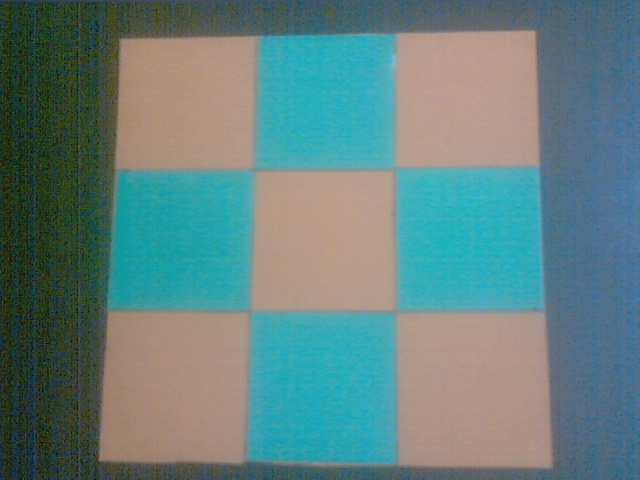
#> input picture filename (copy).jpg, 640 x 480 px
$ python finding_points.py 'filename (copy).jpg' 5   (Python 2 division)
#> lines starting #> are read from the running program, lines starting #| are printed output that depends on the picture; after the words box and inside, x2 and y2 are one past the last pixel; in counts of white or black regions, pixels touching at a corner belong together
'''
	Program to find vertices in an image
'''

import numpy as np
import cv2
import sys
from matplotlib import pyplot as plt

img = cv2.imread(sys.argv[1])
#> img is the input picture: shape (480, 640, 3); mean B, G, R 126.7, 128.8, 98.4
gray = cv2.cvtColor(img,cv2.COLOR_BGR2GRAY)
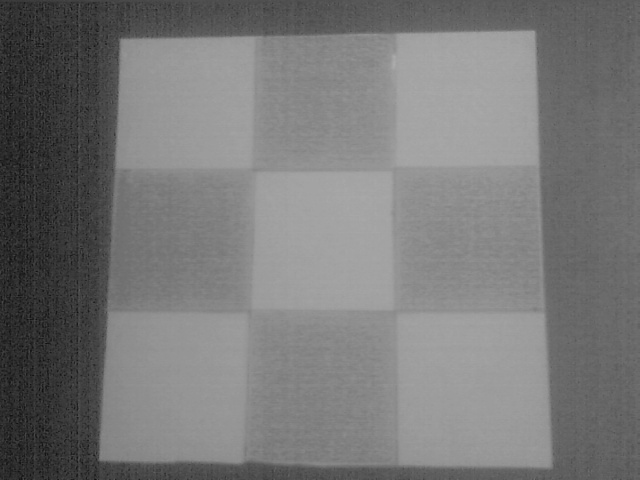
#> gray: shape (480, 640); min 13, max 172, mean 119.5

corners = cv2.goodFeaturesToTrack(gray,int(sys.argv[2]),0.01,10)	#top 300 points
#> corners = [[156, 9], [68, 70], [106, 44], [100, 459], [78, 74]]
corners = np.int0(corners)

ls = []

for i in corners:
	x,y = i.ravel()
	ls.append((x,y))
#> this loop made 5 passes
#> after the loop, ls = [(156, 9), (68, 70), (106, 44), (100, 459), (78, 74)]
	#print x," ",y
	#cv2.circle(img,(x,y),3,255,-1)

b_l_x = 10000
b_l_y = 0

t_l_x = 10000
t_l_y = 10000

b_r_x = 0
b_r_y = 0

t_r_x = 0
t_r_y = 10000

minnx = 10000007

for point in ls:
	if point[0] <= t_l_x and point[1] <= t_l_y:
		t_l_x,t_l_y = point[0],point[1]
	if point[0] <= b_l_x and point[1] >= b_l_y:
		b_l_x,b_l_y = point[0],point[1]
	if point[0] >= b_r_x and point[1] >= b_r_y:
		b_r_x,b_r_y = point[0],point[1]
	if point[0] >= t_r_x and point[1] <= t_r_y:
		print point[0]," ",point[1]
		t_r_x,t_r_y = point[0],point[1]
#> this loop made 5 passes
#> (t_l_x, t_l_y, b_l_x, b_l_y, b_r_x, b_r_y, t_r_x, t_r_y) on pass 1: (156, 9, 156, 9, 156, 9, 156, 9)
#| 156   9
#> after the loop, b_l_x = 68; b_l_y = 70; b_r_x = 156; b_r_y = 9; t_l_x = 156; t_l_y = 9; t_r_x = 156; t_r_y = 9


cv2.circle(img,(t_l_x,t_l_y),3,255,-1)
#> img: shape (480, 640, 3); 0.01% of pixels changed, all inside (x1, y1, x2, y2) = (153, 6, 160, 13)
cv2.circle(img,(b_l_x,b_l_y),3,255,-1)
#> img: shape (480, 640, 3); mean B, G, R 126.7, 128.8, 98.4
cv2.circle(img,(b_r_x,b_r_y),3,255,-1)
cv2.circle(img,(t_r_x,t_r_y),3,255,-1)

#print tx," ",ty
#	print point[0]," ",point[1]

plt.imshow(img),plt.show()
